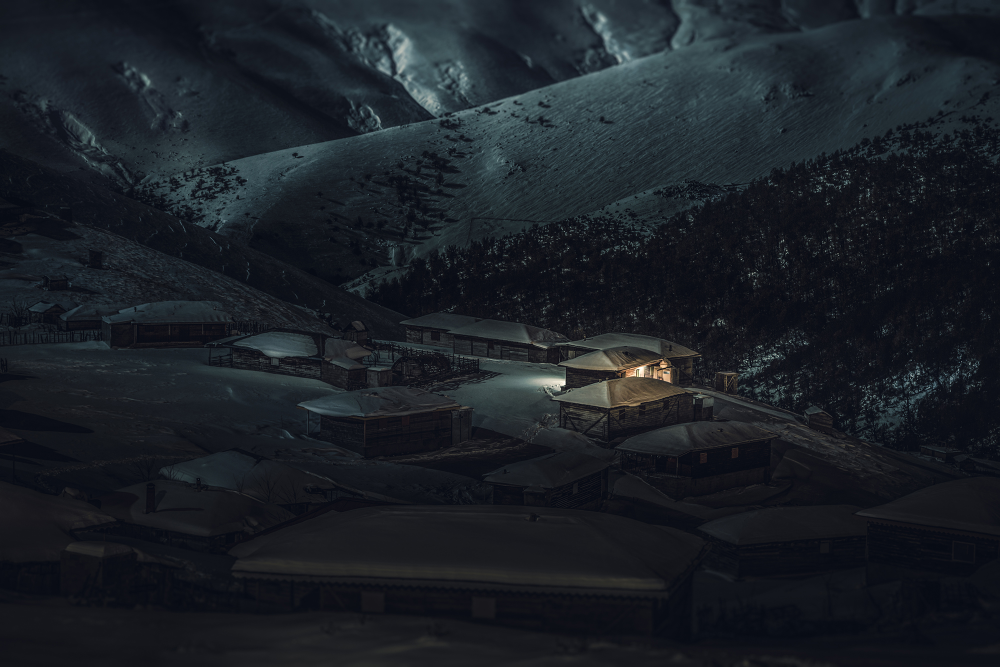
#> input picture LIME_V1.1/img/inp_8.jpg, 2000 x 1334 px, found by its file name (shown at 1/2 size)
$ python lime.py
#> lines starting #> are read from the running program, lines starting #| are printed output that depends on the picture
from __future__ import division
import cv2
import numpy as np
from matplotlib import pyplot as plt


#img = cv2.imread('res_27_3.jpg',0)

for i in range(2,13):
	img = cv2.imread('img/inp_8.jpg',0)
#> img: shape (1334, 2000); min 0, max 255, mean 30.6
	equ = cv2.equalizeHist(img)
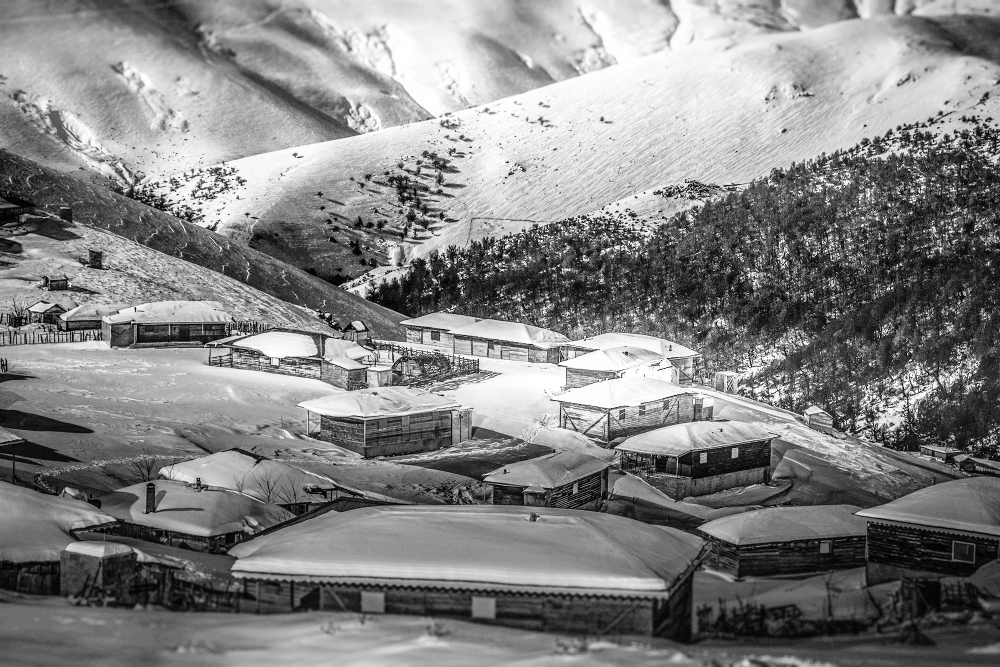
#> equ: shape (1334, 2000) (shown at 1/2 size); min 0, max 255, mean 130.9
	res = np.hstack((img,equ)) #stacking images side-by-side
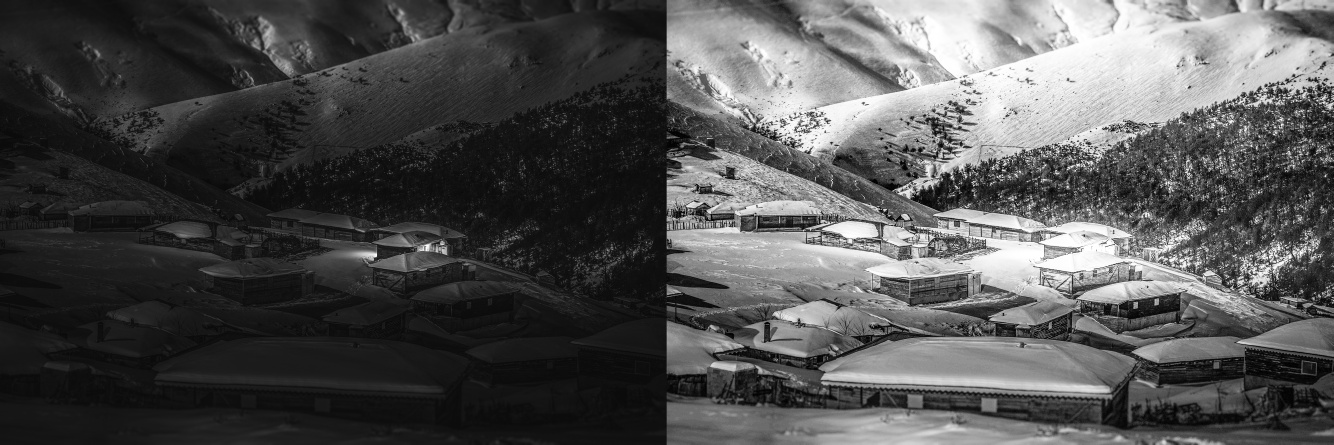
#> res: shape (1334, 4000) (shown at 1/3 size); min 0, max 255, mean 80.7
	cv2.imwrite('img/output.jpg',res)

img = cv2.imread('img/output.jpg',0)
#> img: shape (1334, 4000); min 0, max 255, mean 80.7
# create a mask
mask = np.zeros(img.shape[:2], np.uint8)
mask[100:300, 100:400] = 255
masked_img = cv2.bitwise_and(img,img,mask = mask)
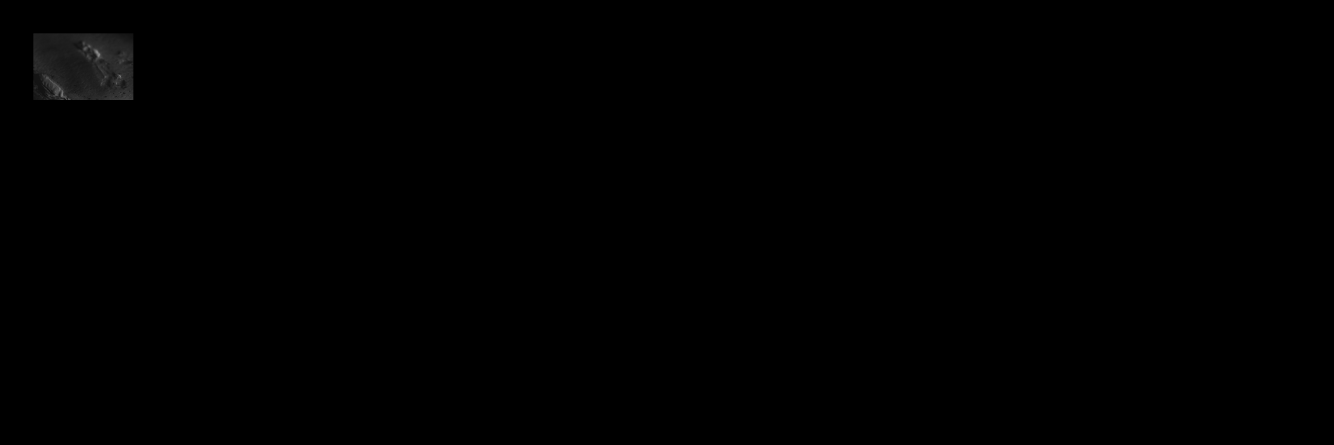
#> masked_img: shape (1334, 4000) (shown at 1/3 size); min 0, max 143, mean 0.4

# Calculate histogram with mask and without mask
# Check third argument for mask
hist_full = cv2.calcHist([img],[0],None,[256],[0,256])
hist_mask = cv2.calcHist([img],[0],mask,[256],[0,256])

plt.subplot(221), plt.imshow(img, 'gray')
plt.subplot(222), plt.imshow(mask,'gray')
plt.subplot(223), plt.imshow(masked_img, 'gray')
plt.subplot(224), plt.plot(hist_full), plt.plot(hist_mask)
plt.xlim([0,256])

plt.show()
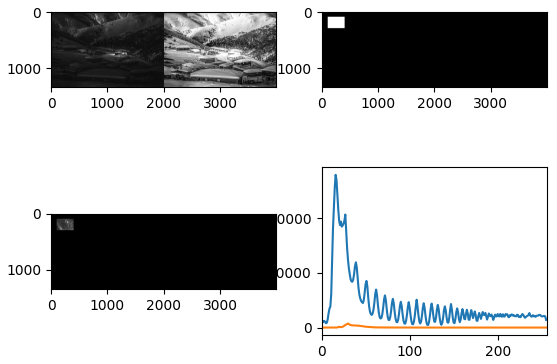
#> figure drawn by matplotlib, 4 panels; panel 4: curve peaks at x = 16, y = 139519; panel 4: curve peaks at x = 30, y = 3628

#Smoothing Images
#blur = cv2.blur(img,(5,5))
blur = cv2.GaussianBlur(img,(5,5),0)

plt.subplot(121),plt.imshow(img),plt.title('Original')
plt.xticks([]), plt.yticks([])
plt.subplot(122),plt.imshow(blur),plt.title('Blurred')
plt.xticks([]), plt.yticks([])
plt.show()


#Show Actual Output and input
#img = cv2.imread('img/output.jpg',0)
screen_res = 1280, 720
scale_width = screen_res[0] / img.shape[1]
#> scale_width = 0.32
scale_height = screen_res[1] / img.shape[0]
#> scale_height = 0.54
scale = min(scale_width, scale_height)
#> scale = 0.32
window_width = int(img.shape[1] * scale)
#> window_width = 1280
window_height = int(img.shape[0] * scale)
#> window_height = 426

cv2.namedWindow('dst_rt', cv2.WINDOW_NORMAL)
cv2.resizeWindow('dst_rt', window_width, window_height)

cv2.imshow('dst_rt', img)
cv2.waitKey(0)
cv2.destroyAllWindows()
